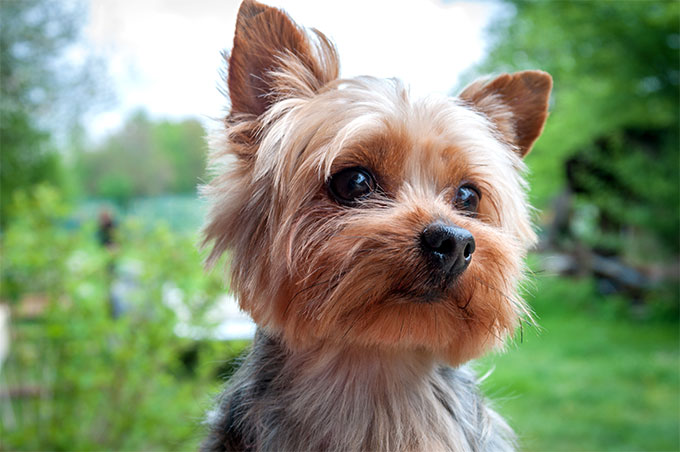
#> input picture Latest_code/T2T-ViT/images/dog.png, 680 x 452 px
$ python -i step5_svm_knn.py   (imports and definitions only)
#> lines starting #> are read from the running program, lines starting #| are printed output that depends on the picture
# =============================================================================
# step5_svm_knn.py
# Purpose : Extract statistical features from preprocessed ROIs, then
#           train SVM (RBF) and k-NN classifiers.
#
# Paper (Section "Baseline models — SVM & k-NN"):
#   Features : mean, std, skewness, kurtosis of HSV and YCbCr channels
#              (skewness + kurtosis only on Y/luminance component)
#   Normalise: min-max scaling
#   SVM      : RBF kernel, grid search C & γ with 5-fold CV
#   k-NN     : Euclidean distance, distance-weighted, k = 1…10 → best k
# =============================================================================

import os
import cv2
import numpy as np
import pandas as pd
import joblib
from scipy.stats import skew, kurtosis
from sklearn.svm import SVC
from sklearn.neighbors import KNeighborsClassifier
from sklearn.preprocessing import MinMaxScaler
from sklearn.model_selection import GridSearchCV, cross_val_score
from sklearn.metrics import accuracy_score
from sklearn.utils import resample

from config import (TRAIN_CSV, TEST_CSV, MODELS_DIR,
                    SVM_PARAM_GRID, SVM_CV_FOLDS, KNN_K_RANGE,
                    RANDOM_SEED)

# [1 line not run here, left out]


# ── Feature extraction ────────────────────────────────────────────────────

def extract_features(image_path: str) -> np.ndarray | None:
    """
    Extract first-order statistical descriptors from the preprocessed ROI.

    Paper: "Feature vectors … consisted of first-order statistical descriptors,
            including the mean and standard deviation of HSV and YCbCr
            channels, as well as skewness and kurtosis of the luminance (Y)
            component."

    Feature vector (12 values):
        HSV   : mean_H, mean_S, mean_V, std_H, std_S, std_V
        YCbCr : mean_Y, mean_Cb, mean_Cr, std_Y, std_Cb, std_Cr
        Y-only: skewness_Y, kurtosis_Y
        → total 14 features
    """
#> called with image_path = 'T2T-ViT/images/dog.png'
    img_bgr = cv2.imread(image_path)
#> img_bgr is the input picture: shape (452, 680, 3); mean B, G, R 115.5, 146.5, 133.9
    if img_bgr is None:
        return None
    img_rgb = cv2.cvtColor(img_bgr, cv2.COLOR_BGR2RGB)

    # ── HSV
    hsv = cv2.cvtColor(img_rgb, cv2.COLOR_RGB2HSV).astype(np.float32)
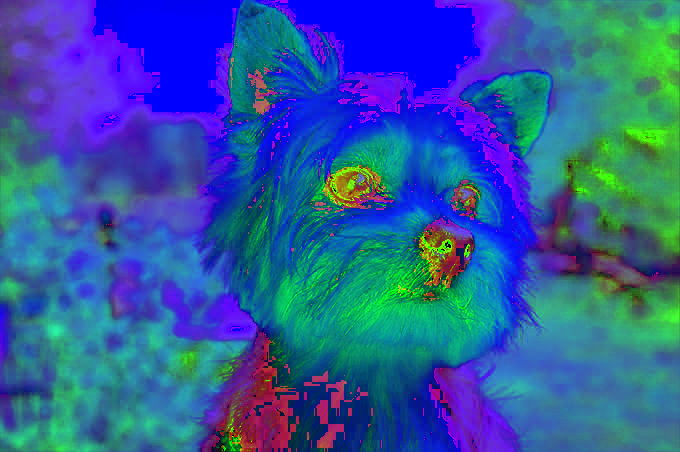
#> hsv: shape (452, 680, 3) float32; mean R, G, B 45.8, 89.4, 158.3
    hsv_feats = []
    for ch in range(3):
        channel = hsv[:, :, ch].ravel()
        hsv_feats += [channel.mean(), channel.std()]
#> this loop made 3 passes
#> hsv_feats on passes 1 to 3: [45.76, 38.92], [45.76, 38.92, 89.44, 57.33], [45.76, 38.92, 89.44, 57.33, 158.3, 58.66]

    # ── YCbCr (OpenCV: YCrCb → Y=0, Cr=1, Cb=2)
    ycrcb = cv2.cvtColor(img_rgb, cv2.COLOR_RGB2YCrCb).astype(np.float32)
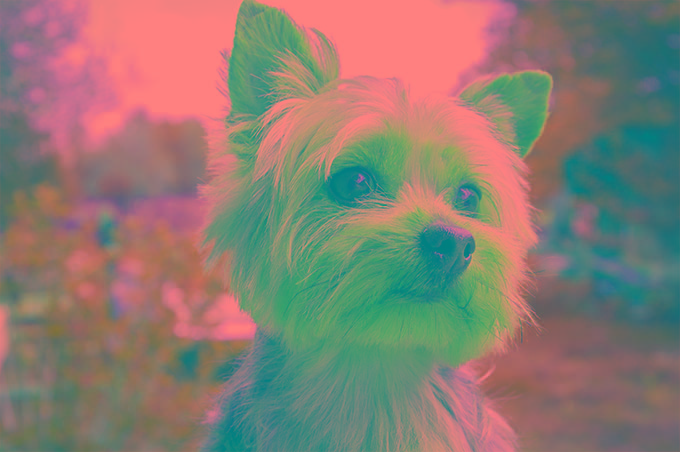
#> ycrcb: shape (452, 680, 3) float32; mean R, G, B 139.2, 124.2, 114.6
    y_ch  = ycrcb[:, :, 0].ravel()
    cr_ch = ycrcb[:, :, 1].ravel()
    cb_ch = ycrcb[:, :, 2].ravel()
    ycbcr_feats = [
        y_ch.mean(),  y_ch.std(),
        cb_ch.mean(), cb_ch.std(),
        cr_ch.mean(), cr_ch.std(),
    ]
#> ycbcr_feats = [139.2, 62.26, 114.6, 13.65, 124.2, 17.51]

    # ── Skewness & kurtosis of Y (luminance)
    sk = float(skew(y_ch))
#> sk = 0.286
    ku = float(kurtosis(y_ch))   # Fisher definition (normal=0)
#> ku = -0.67

    feat_vec = np.array(hsv_feats + ycbcr_feats + [sk, ku], dtype=np.float32)
#> feat_vec = [45.76, 38.92, 89.44, 57.33, 158.3, 58.66, 139.2, 62.26, 114.6, 13.65, 124.2, 17.51, 0.286, -0.67]
    return feat_vec


# [137 lines left out: functions load_features, train_svm, train_knn, main, not called in this run]


# [2 lines not run here, left out]

>>> result = extract_features('T2T-ViT/images/dog.png')
#> result has the same summary as feat_vec in extract_features

$ run again, on Latest_code/T2T-ViT/images/resnet_conv1.png
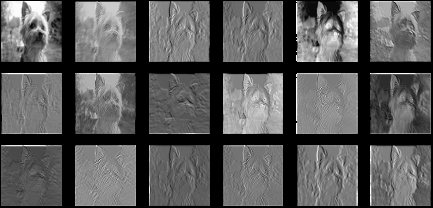
#> input picture Latest_code/T2T-ViT/images/resnet_conv1.png, 433 x 208 px
#> in extract_features, img_bgr is the input picture: shape (208, 433, 3); min 0, max 255, mean 90.3
#> in extract_features, `hsv = cv2.cvtColor(img_rgb, cv2.COLOR_RGB2HSV).astype(np.float32)`:
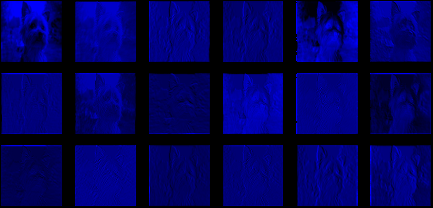
#> hsv: shape (208, 433, 3) float32; mean R, G, B 0, 0, 90.3
#> the loop in extract_features, `for ch in range(3):` made 3 passes
#> hsv_feats on passes 1 to 3: [0, 0], [0, 0, 0, 0], [0, 0, 0, 0, 90.33, 62.03]
#> in extract_features, `ycrcb = cv2.cvtColor(img_rgb, cv2.COLOR_RGB2YCrCb).astype(np.float32)`:
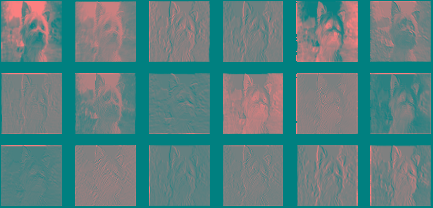
#> ycrcb: shape (208, 433, 3) float32; mean R, G, B 90.3, 128, 128
#> ycbcr_feats = [90.33, 62.03, 128, 0, 128, 0]
#> sk = -0.244
#> ku = -0.879
#> feat_vec = [0, 0, 0, 0, 90.33, 62.03, 90.33, 62.03, 128, 0, 128, 0, -0.244, -0.879]
#> result has the same summary as feat_vec in extract_features
